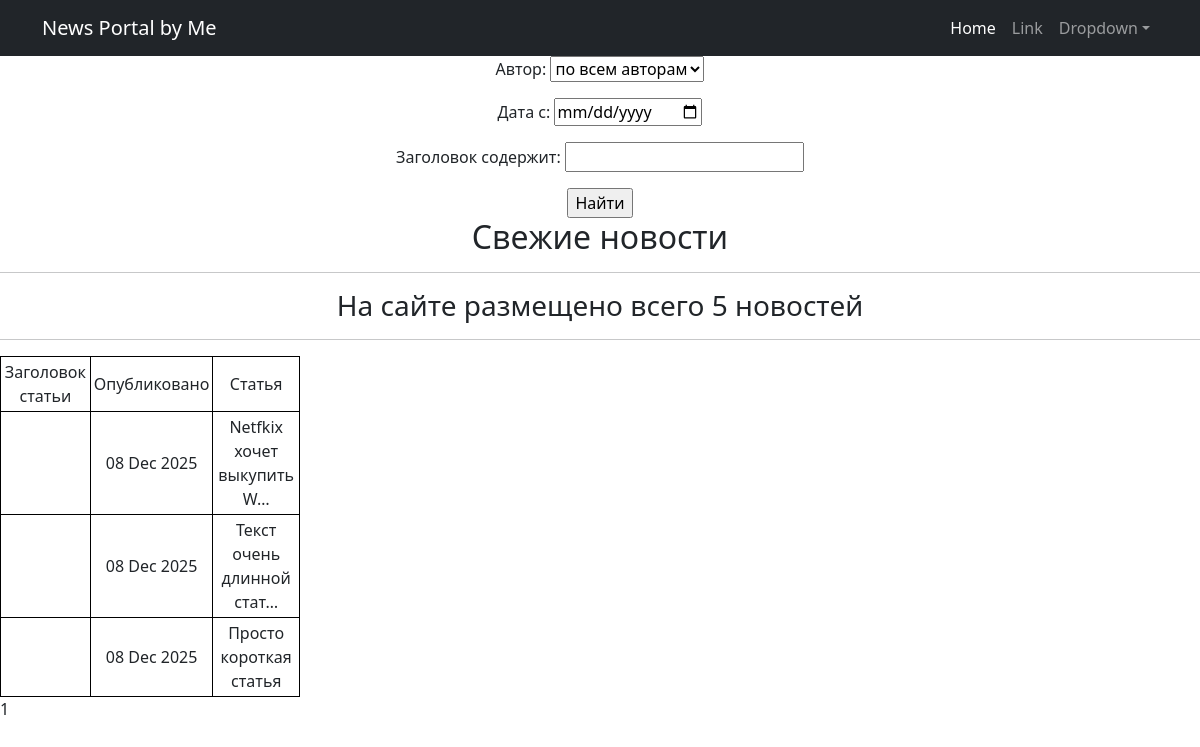
Before: /news/search with the older database file.
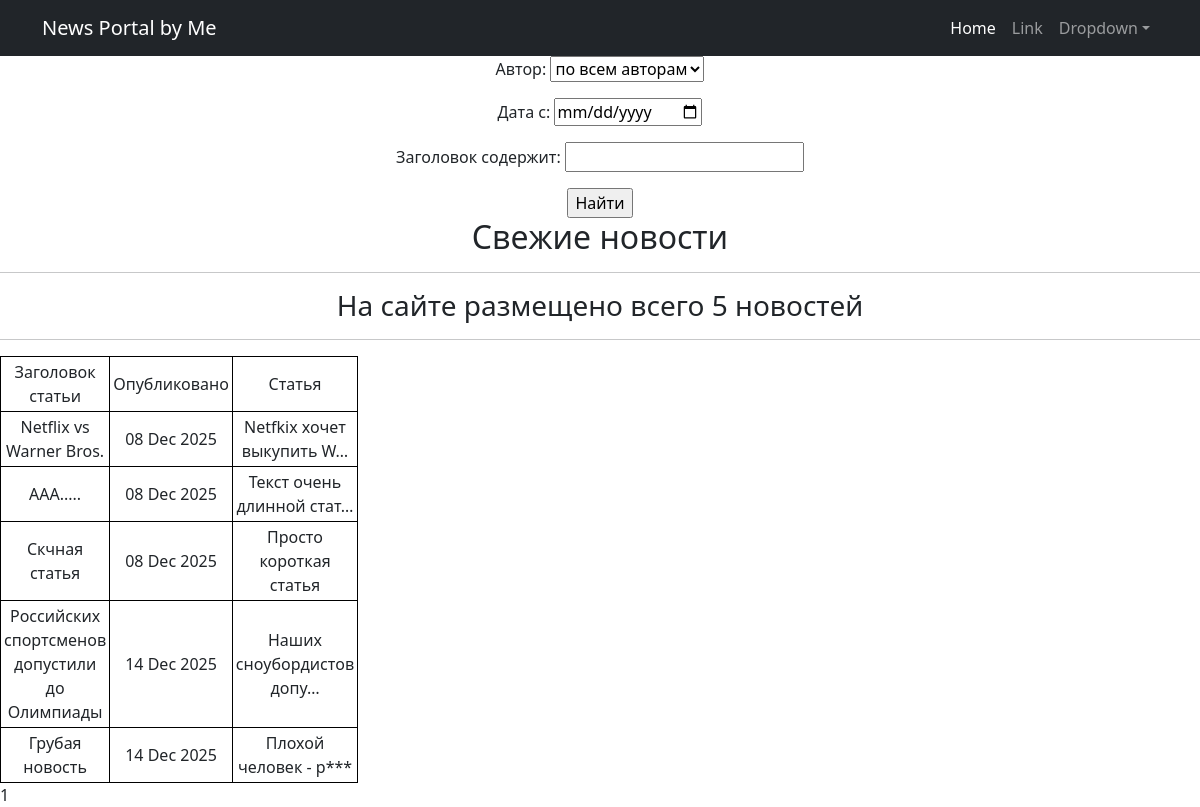
After: the same page with the newer database file.
### news/models.py (models this page shows, shortened)
class Post(models.Model):
    stat = "stat"
    news = "news"
    CHOICE = [(stat, "Статья"),
              (news, "Новости")]
    author = models.ForeignKey(Author, on_delete=models.CASCADE)
    post_type = models.CharField(max_length = 10, choices = CHOICE, default = news)
    post_category = models.ManyToManyField(Category, through = "PostCategory")
    post_title = models.CharField(max_length = 50)
    post_rate = models.IntegerField(default = 0)
    post_text = models.TextField()
    post_date = models.DateTimeField(auto_now_add = True)

### news/views.py (the view)
# urls.py: path('search', PostSerchList.as_view(), name='post-search'),
class PostSerchList(ListView):
    model = Post
    context_object_name = 'posts'
    template_name = 'search.html'
    paginate_by = 10
    def get_queryset(self):
        queryset = super().get_queryset()
        self.filterset = PostFilter(self.request.GET, queryset)
        return self.filterset.qs
    def get_context_data(self, **kwargs):
        context = super().get_context_data(**kwargs)
        context['filterset'] = self.filterset
        context['lenght'] = len(self.context_object_name)
        return context

### news/templatetags/custom_filters.py (called while the page is built)
@register.filter()
def censor_filter(value):
    if isinstance(value, str):
        for i in value.split():
            if i.lower() in censor:
                value =  value.replace(i, ''.join(f"{i[0]}***"))
    return value

### templates/search.html (shortened to what this page needs)
{% extends 'flatpages/default.html' %}
{% load custom_filters %}
{% block content %}
<div class="center-text">
   <form action="" method="get">
       {{ filterset.form.as_p }}
       <input type="submit" value="Найти" />
   </form>
</div>
<div class="center-text">
    <h2>Свежие новости</h2>
    <hr>
    <h3>На сайте размещено всего {{ lenght }} новостей</h3>
    <hr>
    {% if posts %}
        <table>
            <tr>
                <td>Заголовок статьи</td>
                <td>Опубликовано</td>
                <td>Статья</td>
            </tr>
            {% for post in posts %}
            <tr>
                <td> {{ post.post_title }} </td>
                <td> {{ post.post_date|date:'d M Y' }} </td>
                <td> {{ post.post_text|censor_filter|truncatechars:25 }} </td>
            </tr>
            {% endfor %}
        </table>
    {% else %}
        <h2>Новостей нет</h2>
    {% endif %}
</div>
   {{ page_obj.number }}
{% endblock content %}

Changed rows visible on the page:
changed Post "Netfkix хочет выкупить W…": post_title (not shown) → "Netflix vs Warner Bros."
changed Post "Текст очень длинной стат…": post_title (not shown) → "AAA....."
changed Post "Просто короткая статья": post_title (not shown) → "Скчная статья"
added Post: post_title "Российских спортсменов допустили до Олимпиады", post_date "14 Dec 2025", post_text|censor_filter "Наших сноубордистов допу…"
added Post: post_title "Грубая новость", post_date "14 Dec 2025", post_text|censor_filter "Плохой человек - р***"
